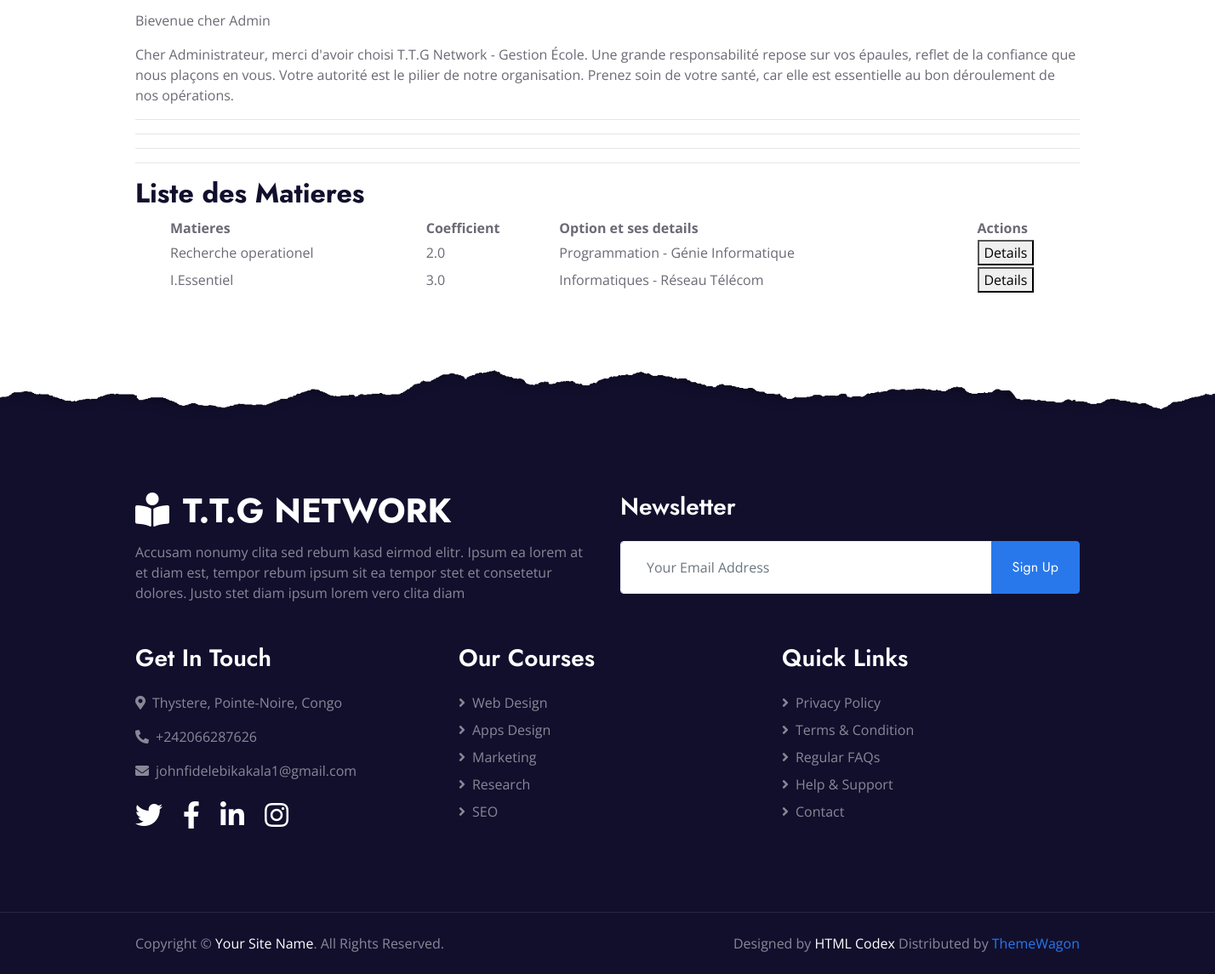
Page /matiere (signed in, lower part) on the earlier database version.
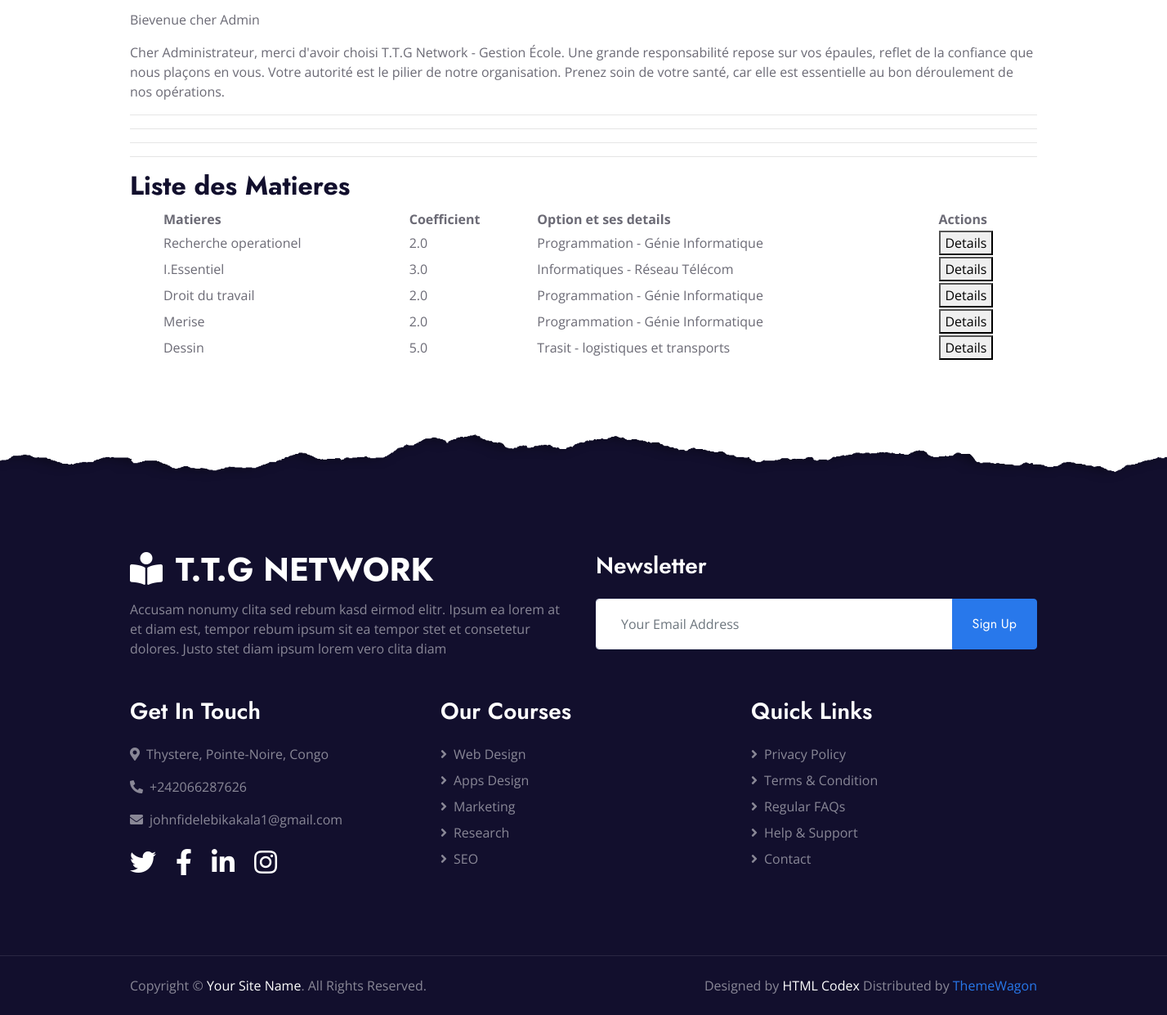
Same page on the later database version.
### application/models.py (models this page shows, shortened)
class Matiere(models.Model):
    nom = models.CharField(max_length=100)
    coefficient = models.FloatField()
    option = models.ForeignKey(Option, on_delete=models.CASCADE)

class Option(models.Model):
    nom = models.CharField(max_length=100)
    filiere = models.ForeignKey(Filiere, on_delete=models.CASCADE)
    def __str__ (self):
        return f"{self.nom} - {self.filiere.nom}"

class Filiere(models.Model):
    nom = models.CharField(max_length=100)

### application/views.py (the view)
# urls.py: path('matiere', views.matieres_view, name='matiere'),
@login_required
def matieres_view(request):
    matieres = Matiere.objects.all()
    return render(request, 'liste_matieres.html', {'matieres': matieres})

### application/templates/liste_matieres.html (shortened to what this page needs)
{% extends "base.html" %}
{% block content %}
  <hr>
  <h2>Liste des Matieres</h2>
  <ul>
      <table style="width: 100%;">
        <tr>
          <th>Matieres</th>
          <th>Coefficient</th>
          <th>Option et ses details</th>
          <th>Actions</th>
        </tr>
        {% for matiere in matieres %}
        <tr>
          <td>{{ matiere.nom }}</td>
          <td>{{ matiere.coefficient }}</td>
          <td>{{ matiere.option }}</td>
          <td><a href="#"><button>Details</button></a></td>
        </tr>
         {% endfor %}
      </table>
  </ul>
{% endblock %}

### application/templates/base.html (shortened to what this page needs)
  {% load static %}
<!DOCTYPE html>
<html lang="fr">
<head>
  <link rel="stylesheet" href="https://cdn.jsdelivr.net/npm/bootstrap@4.6.2/dist/css/bootstrap.min.css">
    <link href="https://cdnjs.cloudflare.com/ajax/libs/font-awesome/5.10.0/css/all.min.css" rel="stylesheet">
    <link href="{% static 'lib/owlcarousel/assets/owl.carousel.min.css' %}" rel="stylesheet">
    <link href="{% static 'css/style.css' %}" rel="stylesheet">
</head>
<body>
    <br>
    <div class="container">
            {% if user.is_authenticated %}
            {% if user.role %}
            <p>Bievenue cher {{user.role}} </p>
            {% else %}
            <p>Bievenue cher Admin </p>
            {% endif %}
              {% if user.matricule %}
              <p>ton matricule est {{user.matricule}}</p>
              <p>
                  Cher étudiant, merci d'avoir rejoint T.T.G Network - Gestion École.
                  Nous sommes honorés de vous accompagner dans cette aventure d'apprentissage.
                  Avec sérieux, détermination et entraide, nous surmonterons chaque défi.
                  Merci pour votre confiance, gardez une attitude positive et un mental solide
                   : le chemin sera exigeant, mais les résultats en vaudront la peine.
              </p>
              {% else %}
                <p>
                  Cher Administrateur, merci d'avoir choisi T.T.G Network - Gestion École.
                  Une grande responsabilité repose sur vos épaules, reflet de la confiance que nous plaçons en vous.
                  Votre autorité est le pilier de notre organisation. Prenez soin de votre santé,
                  car elle est essentielle au bon déroulement de nos opérations.
              </p>
              {% endif %}
            {% endif %}
          <hr>
          <hr>
          <hr>
    </div>
   <div class="container">
         {% block content %}{% endblock %}
   </div>
    <div class="container-fluid position-relative overlay-top bg-dark text-white-50 py-5" style="margin-top: 90px;">
        <div class="container mt-5 pt-5">
            <div class="row">
                <div class="col-md-6 mb-5">
                    <a href="{% url 'index' %}" class="navbar-brand">
                        <h1 class="mt-n2 text-uppercase text-white"><i class="fa fa-book-reader mr-3"></i>T.T.G Network</h1>
                    </a>
                    <p class="m-0">Accusam nonumy clita sed rebum kasd eirmod elitr. Ipsum ea lorem at et diam est, tempor rebum ipsum sit ea tempor stet et consetetur dolores. Justo stet diam ipsum lorem vero clita diam</p>
                </div>
                <div class="col-md-6 mb-5">
                    <h3 class="text-white mb-4">Newsletter</h3>
                    <div class="w-100">
                        <div class="input-group">
                            <input type="text" class="form-control border-light" style="padding: 30px;" placeholder="Your Email Address">
                            <div class="input-group-append">
                                <button class="btn btn-primary px-4">Sign Up</button>
                            </div>
                        </div>
                    </div>
                </div>
            </div>
            <div class="row">
                <div class="col-md-4 mb-5">
                    <h3 class="text-white mb-4">Get In Touch</h3>
                    <p><i class="fa fa-map-marker-alt mr-2"></i>Thystere, Pointe-Noire, Congo</p>
                    <p><i class="fa fa-phone-alt mr-2"></i>+242066287626</p>
                    <p><i class="fa fa-envelope mr-2"></i>johnfidelebikakala1@gmail.com</p>
                    <div class="d-flex justify-content-start mt-4">
                        <a class="text-white mr-4" href="#"><i class="fab fa-2x fa-twitter"></i></a>
                        <a class="text-white mr-4" href="#"><i class="fab fa-2x fa-facebook-f"></i></a>
                        <a class="text-white mr-4" href="#"><i class="fab fa-2x fa-linkedin-in"></i></a>
                        <a class="text-white" href="#"><i class="fab fa-2x fa-instagram"></i></a>
                    </div>
                </div>
                <div class="col-md-4 mb-5">
                    <h3 class="text-white mb-4">Our Courses</h3>
                    <div class="d-flex flex-column justify-content-start">
                        <a class="text-white-50 mb-2" href="#"><i class="fa fa-angle-right mr-2"></i>Web Design</a>
                        <a class="text-white-50 mb-2" href="#"><i class="fa fa-angle-right mr-2"></i>Apps Design</a>
                        <a class="text-white-50 mb-2" href="#"><i class="fa fa-angle-right mr-2"></i>Marketing</a>
                        <a class="text-white-50 mb-2" href="#"><i class="fa fa-angle-right mr-2"></i>Research</a>
                        <a class="text-white-50" href="#"><i class="fa fa-angle-right mr-2"></i>SEO</a>
                    </div>
                </div>
                <div class="col-md-4 mb-5">
                    <h3 class="text-white mb-4">Quick Links</h3>
                    <div class="d-flex flex-column justify-content-start">
                        <a class="text-white-50 mb-2" href="#"><i class="fa fa-angle-right mr-2"></i>Privacy Policy</a>
                        <a class="text-white-50 mb-2" href="#"><i class="fa fa-angle-right mr-2"></i>Terms & Condition</a>
                        <a class="text-white-50 mb-2" href="#"><i class="fa fa-angle-right mr-2"></i>Regular FAQs</a>
                        <a class="text-white-50 mb-2" href="#"><i class="fa fa-angle-right mr-2"></i>Help & Support</a>
                        <a class="text-white-50" href="#"><i class="fa fa-angle-right mr-2"></i>Contact</a>
                    </div>
                </div>
            </div>
        </div>
    </div>
    <div class="container-fluid bg-dark text-white-50 border-top py-4" style="border-color: rgba(256, 256, 256, .1) !important;">
        <div class="container">
            <div class="row">
                <div class="col-md-6 text-center text-md-left mb-3 mb-md-0">
                    <p class="m-0">Copyright &copy; <a class="text-white" href="#">Your Site Name</a>. All Rights Reserved.
                    </p>
                </div>
                <div class="col-md-6 text-center text-md-right">
                    <p class="m-0">Designed by <a class="text-white" href="https://htmlcodex.com">HTML Codex</a> Distributed by <a href="https://themewagon.com" target="_blank">ThemeWagon</a></p>
                </div>
            </div>
        </div>
    </div>
</body>
</html>

Differences in the rows shown:
added Matiere: nom "Droit du travail", coefficient "2.0", option "Programmation - Génie Informatique"
added Matiere: nom "Merise", coefficient "2.0", option "Programmation - Génie Informatique"
added Matiere: nom "Dessin", coefficient "5.0", option "Trasit - logistiques et transports"
